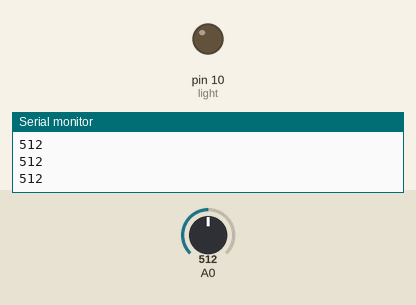
The sketch below on a simulated Arduino Uno, built with avr-gcc and run on an emulated ATmega328P. Shown: output pins drawn as LEDs (lit = HIGH), the last lines printed to the serial monitor. Inputs (shaded band) come from the test bench; at power-on: A0 = 512.

Above: at 1.2 s.
1.3 s: A0 set to 367
2.8 s: A0 set to 334
At 3.5 s:
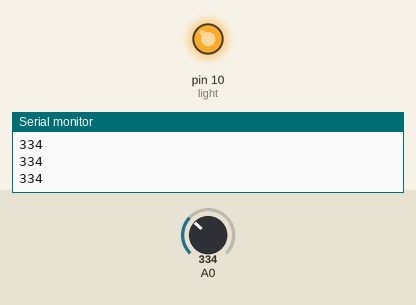
4.3 s: A0 set to 360
At 4.6 s:
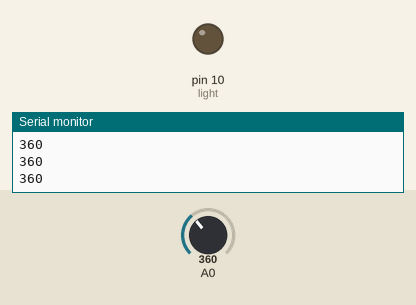
5.8 s: A0 set to 340
At 7.0 s:
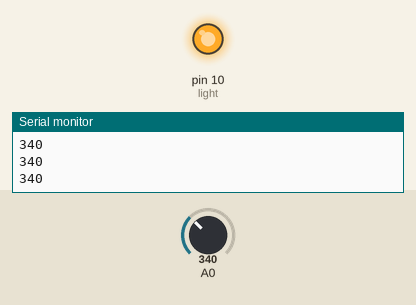
Timing chart, 0 to 8.3 s (numbered marks = the images above; inputs shaded):
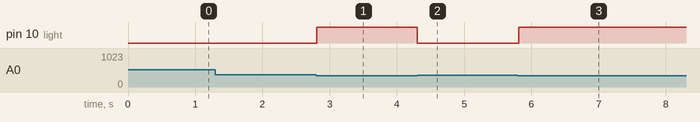

The sketch:

LDR_sensor.ino
```cpp
// C++ code
//LDR sensor
int light= 10;
void setup()
{
  Serial.begin(9600);
  pinMode(light, OUTPUT);

}

void loop()
{
  int sensor= analogRead(A0);
  Serial.println(sensor);
  if(sensor<=350){
  	digitalWrite(light, HIGH);
  }else{
  	digitalWrite(light, LOW);
  }
}
/*void led(sensor){
  if(sensor<=350){
    Serial.println("Its night");
  }else{
  	Serial.println("Its day");
  }
}*/
```

Measured:
- the behaviour switches between 351 and 350 on A0 (found by bisection; images 0 and 1)
- after the input at 2.8 s, pin 10 (light): LOW → HIGH at once
- after the input at 4.3 s, pin 10 (light): HIGH → LOW at once
- after the input at 5.8 s, pin 10 (light): LOW → HIGH at once
